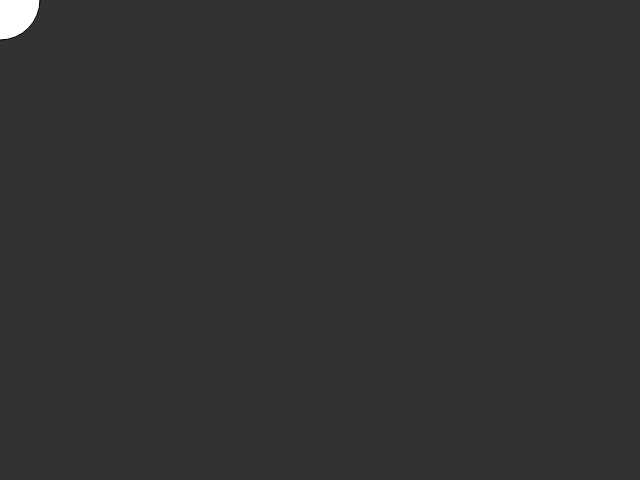
Frame 1 (no input)
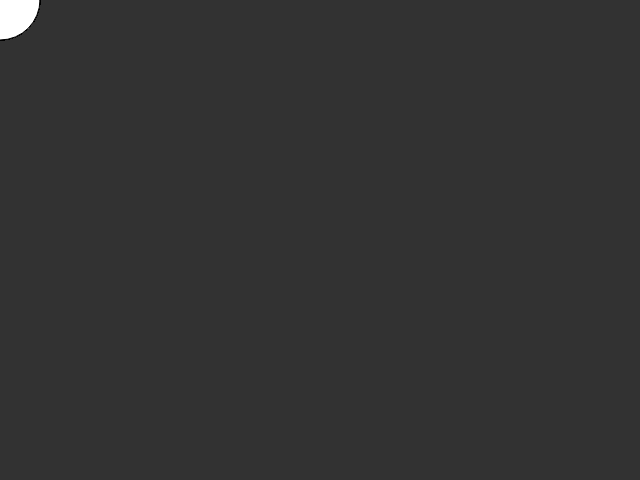
Frame 60 (no input)
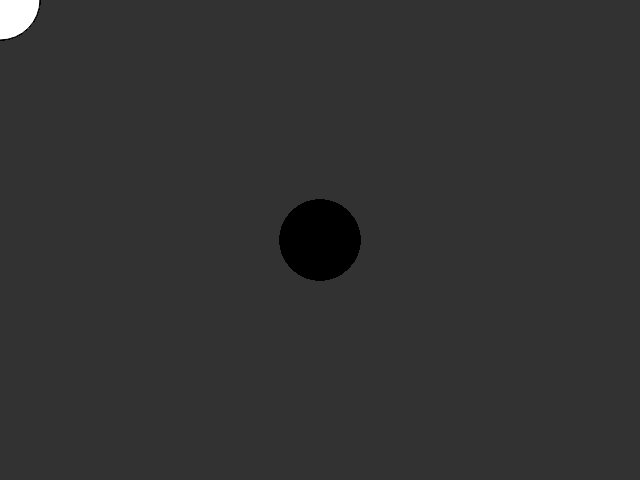
Frame 120 (the mouse pressed at the canvas centre since frame 60)

The p5.js sketch that drew these frames (run headless with seeded random() and noise() and a simulated clock; from frame 60 on, the mouse is pressed at the canvas centre):

// p5.js sketch
// ── sketch.js
function setup() {
  createCanvas(640, 480);
	background(50);
}

function draw() {
  if (mouseIsPressed) {
    fill(0);
  } else {
    fill(255);
  }
  ellipse(mouseX, mouseY, 80, 80);
}
